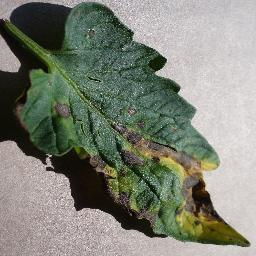
#> input picture data/plantvillage/Tomato___Early_blight/04747279-48b2-4ce1-932b-e511424beb6b___RS_Erly.B 8240_flipTB.JPG, 256 x 256 px
$ python -i utils.py   (imports and definitions only)
#> lines starting #> are read from the running program, lines starting #| are printed output that depends on the picture; after the words box and inside, x2 and y2 are one past the last pixel; in counts of white or black regions, pixels touching at a corner belong together
import cv2
import numpy as np
from PIL import Image

def extract_features(image_path):
    """
    Extract numerical features from an image

    Returns: 1D array of numbers representing the image
    """
    img = cv2.imread(image_path)
#> img is the input picture: shape (256, 256, 3); mean B, G, R 118.6, 131.1, 127.2
    img = cv2.resize(img, (128, 128))
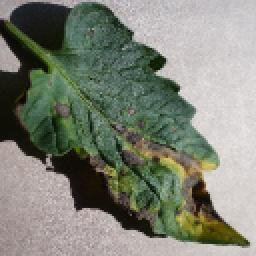
#> img: shape (128, 128, 3) (shown 2 times larger); mean B, G, R 118.8, 131.2, 127.3
    img_rgb = cv2.cvtColor(img, cv2.COLOR_BGR2RGB)
    img_hsv = cv2.cvtColor(img, cv2.COLOR_BGR2HSV)
#> img_hsv: shape (128, 128, 3); mean H, S, V 49.5, 54.3, 135.5
    img_gray = cv2.cvtColor(img, cv2.COLOR_BGR2GRAY)
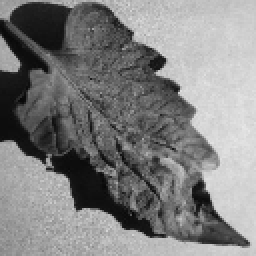
#> img_gray: shape (128, 128) (shown 2 times larger); min 7, max 231, mean 128.6

    features = []
    features.extend([
        np.mean(img_rgb[:,:,0]),
        np.mean(img_rgb[:,:,1]),
        np.mean(img_rgb[:,:,2])
    ])
    features.extend([
        np.std(img_rgb[:,:,0]),
        np.std(img_rgb[:,:,1]),
        np.std(img_rgb[:,:,2])
    ])
    features.extend([
        np.mean(img_hsv[:,:,0]),
        np.mean(img_hsv[:,:,1]),
        np.mean(img_hsv[:,:,2])
    ])

    # FEATURE 3: Texture Features
    # How much variation is in the image (texture = rough/smooth)
    features.append(np.std(img_gray))

    # Edge detection - diseases create more edges/boundaries
    edges = cv2.Canny(img_gray, 100, 200)
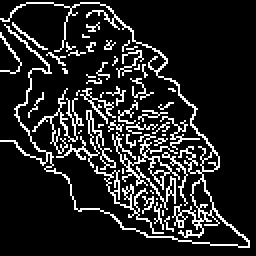
#> edges: shape (128, 128) (shown 2 times larger); 14.1% white in thin lines or dots
    features.append(np.sum(edges) / (128 * 128))  # Edge density

    # FEATURE 4: Color Histogram (distribution)
    # How many pixels of each color intensity
    hist_r = cv2.calcHist([img_rgb], [0], None, [32], [0, 256])
#> hist_r = 32 values, max 1394 at index 26, min 0 at index 30, mean 512
    hist_g = cv2.calcHist([img_rgb], [1], None, [32], [0, 256])
#> hist_g = 32 values, max 1432 at index 26, min 0 at index 29, mean 512
    hist_b = cv2.calcHist([img_rgb], [2], None, [32], [0, 256])
#> hist_b = 32 values, max 1459 at index 25, min 0 at index 29, mean 512

    # Flatten and normalize
    features.extend(hist_r.flatten() / (128 * 128))
    features.extend(hist_g.flatten() / (128 * 128))
    features.extend(hist_b.flatten() / (128 * 128))

    return np.array(features)


def preprocess_image_for_display(uploaded_file):
    """
    Convert uploaded Streamlit file to displayable format
    """
    image = Image.open(uploaded_file)
    return image

>>> result = extract_features('data/plantvillage/Tomato___Early_blight/04747279-48b2-4ce1-932b-e511424beb6b___RS_Erly.B 8240_flipTB.JPG')
#> result = 107 values, max 135.5 at index 8, min 0 at index 41, mean 8.65

$ run again, on data/plantvillage/Tomato___Early_blight/164f6427-eeed-42da-bb51-ec07a57840dc___RS_Erly.B 9372_180deg.JPG
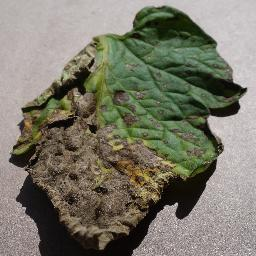
#> input picture data/plantvillage/Tomato___Early_blight/164f6427-eeed-42da-bb51-ec07a57840dc___RS_Erly.B 9372_180deg.JPG, 256 x 256 px
#> in extract_features, img is the input picture: shape (256, 256, 3); mean B, G, R 105, 119.5, 121.8
#> img: shape (128, 128, 3)
#> img_hsv: shape (128, 128, 3); mean H, S, V 33.9, 61.8, 126.5
#> in extract_features, `img_gray = cv2.cvtColor(img, cv2.COLOR_BGR2GRAY)`:
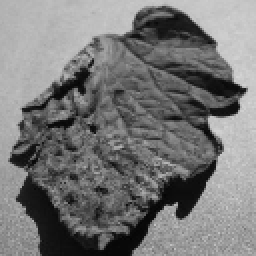
#> img_gray: shape (128, 128) (shown 2 times larger); min 3, max 213, mean 118.7
#> in extract_features, `edges = cv2.Canny(img_gray, 100, 200)`:
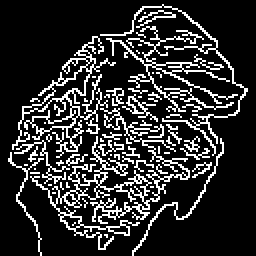
#> edges: shape (128, 128) (shown 2 times larger); 18.1% white in thin lines or dots
#> hist_r = 32 values, max 1681 at index 23, min 0 at index 28, mean 512
#> hist_g = 32 values, max 1448 at index 22, min 0 at index 27, mean 512
#> hist_b = 32 values, max 1306 at index 22, min 0 at index 27, mean 512
#> result = 107 values, max 126.5 at index 8, min 0 at index 39, mean 8.02

$ run again, on data/plantvillage/Tomato___Early_blight/240300f1-a601-4363-84e8-670af8a124a1___RS_Erly.B 7762_180deg.JPG
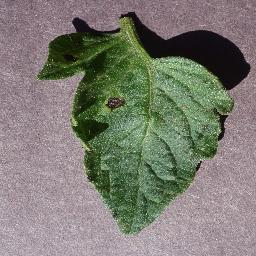
#> input picture data/plantvillage/Tomato___Early_blight/240300f1-a601-4363-84e8-670af8a124a1___RS_Erly.B 7762_180deg.JPG, 256 x 256 px
#> in extract_features, img is the input picture: shape (256, 256, 3); mean B, G, R 114, 123.3, 124.3
#> img: shape (128, 128, 3)
#> img_hsv: shape (128, 128, 3); mean H, S, V 119.2, 55.8, 133.2
#> in extract_features, `img_gray = cv2.cvtColor(img, cv2.COLOR_BGR2GRAY)`:
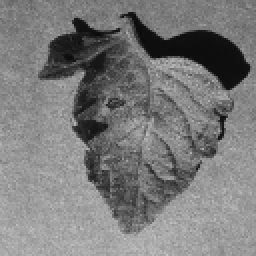
#> img_gray: shape (128, 128) (shown 2 times larger); min 8, max 200, mean 122.7
#> in extract_features, `edges = cv2.Canny(img_gray, 100, 200)`:
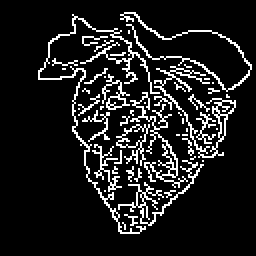
#> edges: shape (128, 128) (shown 2 times larger); 11.6% white in thin lines or dots, all inside (x1, y1, x2, y2) = (19, 6, 126, 117)
#> hist_r = 32 values, max 1826 at index 20, min 0 at index 27, mean 512
#> hist_g = 32 values, max 1991 at index 19, min 0 at index 26, mean 512
#> hist_b = 32 values, max 1600 at index 19, min 0 at index 26, mean 512
#> result = 107 values, max 133.2 at index 8, min 0 at index 38, mean 8.28

$ run again, on data/plantvillage/Tomato___Early_blight/29345423-647e-4e1b-81f4-16d8cfc0e137___RS_Erly.B 7422_180deg.JPG
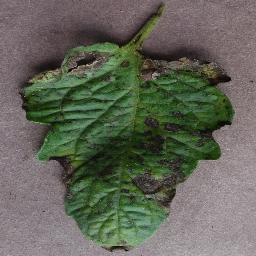
#> input picture data/plantvillage/Tomato___Early_blight/29345423-647e-4e1b-81f4-16d8cfc0e137___RS_Erly.B 7422_180deg.JPG, 256 x 256 px
#> in extract_features, img is the input picture: shape (256, 256, 3); mean B, G, R 88.5, 101, 98.4
#> img: shape (128, 128, 3)
#> img_hsv: shape (128, 128, 3); mean H, S, V 103.1, 61.9, 108.2
#> in extract_features, `img_gray = cv2.cvtColor(img, cv2.COLOR_BGR2GRAY)`:
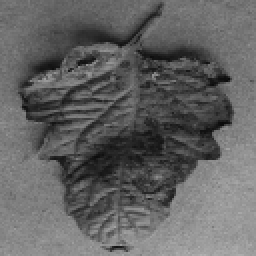
#> img_gray: shape (128, 128) (shown 2 times larger); min 10, max 177, mean 99
#> in extract_features, `edges = cv2.Canny(img_gray, 100, 200)`:
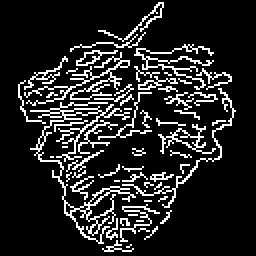
#> edges: shape (128, 128) (shown 2 times larger); 14.2% white in thin lines or dots, all inside (x1, y1, x2, y2) = (9, 1, 118, 126)
#> hist_r = 32 values, max 1367 at index 16, min 0 at index 23, mean 512
#> hist_g = 32 values, max 1530 at index 13, min 0 at index 0, mean 512
#> hist_b = 32 values, max 1190 at index 14, min 0 at index 23, mean 512
#> result = 107 values, max 108.2 at index 8, min 0 at index 34, mean 7.06
